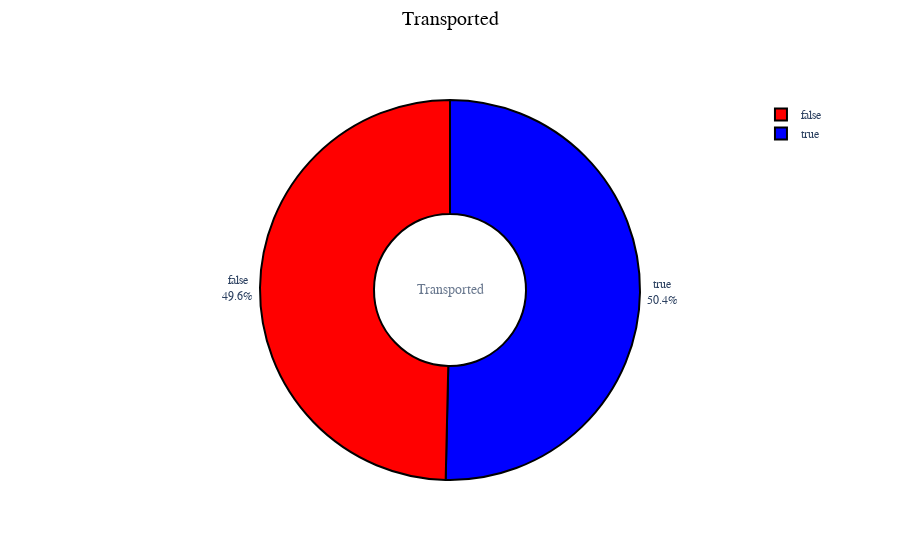

Notebook cell for this chart:
### Markdown cell above
- Ratio of vip to non-vip people

### Code cell
fig = go.Figure(data=[go.Pie(labels=train_data.Transported, hole=.4)])
fig.add_annotation(text='Transported',
                   x=0.5,y=0.5,showarrow=False,font_size=14,opacity=0.7,font_family='Bebas Neue')
fig.update_traces(hoverinfo='label+percent+value',
                  marker=dict(colors=['red','blue'], line=dict(color='#000000', width=2)))
fig.update_layout(
    font_family='Bebas Neue',
    title=dict(text='Transported',x=0.50,y=0.98,
               font=dict(color='black',size=20)),
    legend=dict(orientation='v',traceorder='reversed'),
    hoverlabel=dict(bgcolor='white'))
fig.update_traces(textposition='outside', textinfo='percent+label')
fig.show()

### Figure 1 — Plotly figure (JSON) as saved in the notebook; plotly's stock layout.template omitted (floating-point values rounded to 4 significant figures; data arrays with more than 128 entries replaced by an {"elided": "..."} marker saying what was removed)
{"data": [{"hole": 0.4, "hoverinfo": "label+percent+value", "labels": {"elided": "8693 bool values"}, "marker": {"colors": ["red", "blue"], "line": {"color": "#000000", "width": 2}}, "textinfo": "percent+label", "textposition": "outside", "type": "pie"}], "layout": {"annotations": [{"font": {"family": "Bebas Neue", "size": 14}, "opacity": 0.7, "showarrow": false, "text": "Transported", "x": 0.5, "y": 0.5}], "font": {"family": "Bebas Neue"}, "hoverlabel": {"bgcolor": "white"}, "legend": {"orientation": "v", "traceorder": "reversed"}, "title": {"font": {"color": "black", "size": 20}, "text": "Transported", "x": 0.5, "y": 0.98}}}
